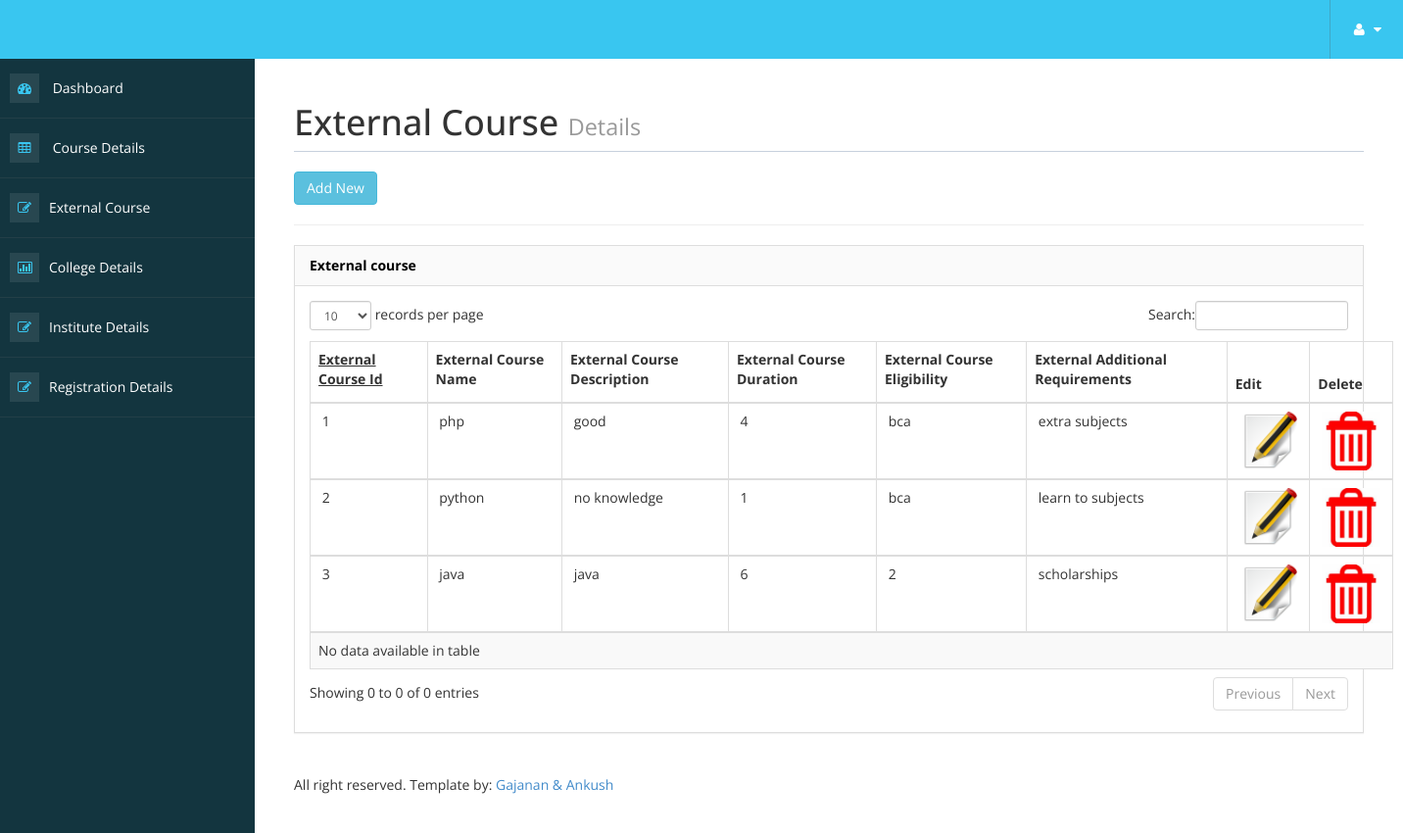
Screenshot of /admin/external_course_view.php (signed in) with the database file from the repository.
### tables this page shows
CREATE TABLE `external_course` (
  `external_course_id` int(55) NOT NULL auto_increment,
  `external_course_name` varchar(60) NOT NULL,
  `external_course_description` varchar(100) NOT NULL,
  `external_course_duration` int(120) NOT NULL,
  `external_course_eligibility` varchar(100) NOT NULL,
  `external_additional_requirements` varchar(200) NOT NULL,
  PRIMARY KEY  (`external_course_id`)
);

### admin/external_course_view.php (the view, shortened to what this page needs)
<!DOCTYPE html>
<html xmlns="http://www.w3.org/1999/xhtml">
<head>
<?php include('metadata.php');?>
<?php include('header.php');?>
<?php include('sidebar.php');?>
</head>
<body>
        <div id="page-wrapper" >
            <div id="page-inner">
			 <div class="row">
                    <div class="col-md-12">
                        <h1 class="page-header">
                           External  Course <small>Details</small>
                        </h1>
                    </div>
                </div>
               <a href="external_course.php" class=" btn btn-info btn">Add New </a><hr/>
            <div class="row">
                <div class="col-md-12">
                    <div class="panel panel-default">
                        <div class="panel-heading">
                             External course
                        </div>
						                        <div class="panel-body">
                            <div class="table-responsive">
                                <table width="1105" height="134" class="table table-striped table-bordered table-hover" id="dataTables-example">
                                    <thead><div align="center"><div align="center">
    <tr>
      <th height="40"><LABEL for="checkbox_row_1"><u>External Course Id</u></LABEL></th>
      <th><LABEL for="checkbox_row_2">External Course Name</LABEL></th>
      <th><LABEL for="checkbox_row_3">External Course Description</LABEL></th>
      <th><LABEL for="checkbox_row_4">External Course Duration</LABEL></th>
      <th><LABEL for="checkbox_row_5">External Course Eligibility</LABEL></th>
      <th><LABEL for="checkbox_row_6">External Additional Requirements</LABEL></th>
      <th>Edit</th>
      <th>Delete</th>
    </tr>
	<?php
		$sl=1;
	$sql="select * from external_course";
	$res=mysql_query($sql);
	while($row=mysql_fetch_array($res))
	{
	?>
    <tr>
      <td>&nbsp;<?php echo  $sl++;?></td>
      <td>&nbsp;<?php echo $row['external_course_name']?></td>
      <td>&nbsp;<?php echo $row['external_course_description']?></td>
      <td>&nbsp;<?php echo $row['external_course_duration']?></td>
      <td>&nbsp;<?php echo $row['external_course_eligibility']?></td>
      <td>&nbsp;<?php echo $row['external_additional_requirements']?></td>
      <td>&nbsp;<a href="external_course_edit.php?ec_id=<?php echo $row['external_course_id'];?>"><img src="images/edit.png" width="60" height="60"></a></td>
      <td>&nbsp;<a href="external_course_delete.php?ec_id=<?php echo $row['external_course_id'];?>"><img src="images/delete.jpg" width="60" height="60"></a></td>
    </tr>
	<?php
	}
	?>
                              </table>
                            </div>
                        </div>
                    </div>
                <?php include('footer.php');?>
			    </div>
            </div>
                </div>
            </div>
</body>
</html>

### admin/assets/css/custom-styles.css (style rules this page uses)
body { font-family: 'Open Sans', sans-serif; }
#page-wrapper { padding: 15px 15px; min-height: 600px; background: #FFFFFF; }
#page-inner { width:100%; margin:10px 20px 10px 0px; background-color:transparent; padding:10px; min-height:1200px; }
h1, .h1, h2, .h2, h3, .h3 { margin-top: 7px; margin-bottom: -5px; }
.panel { border-radius:0px; }
.page-header { padding-bottom: 9px; margin: 10px 0 20px; border-bottom: 1px solid #C7D1DD; }
.panel-default > .panel-heading { color: #000; background-color: #FFFFFF; border-color: #ddd; font-weight:bold; background: #FAFAFA; }
@media (min-width:768px) { #page-wrapper { margin: 0 0 0 260px; padding: 15px 30px; min-height: 1200px; } }

### rows the page displays
external_course: external_course_name "php", external_course_description "good", external_course_duration "4", external_course_eligibility "bca", external_additional_requirements "extra subjects"
external_course: external_course_name "python", external_course_description "no knowledge", external_course_duration "1", external_course_eligibility "bca", external_additional_requirements "learn to subjects"
external_course: external_course_name "java", external_course_description "java", external_course_duration "6", external_course_eligibility "2", external_additional_requirements "scholarships"
